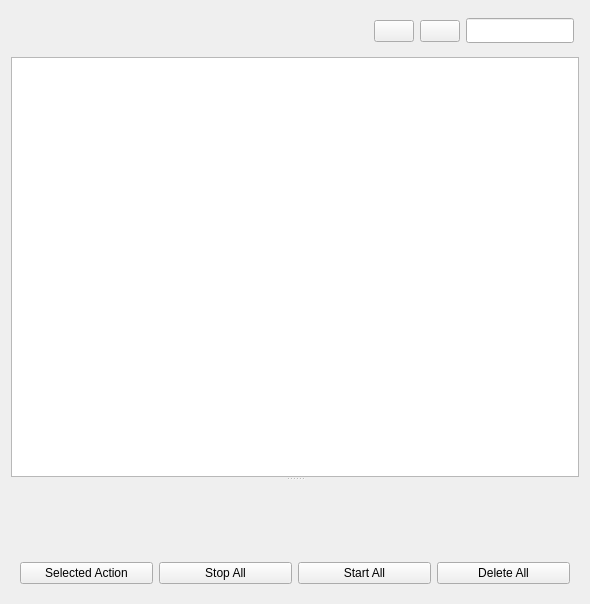
<?xml version="1.0" encoding="UTF-8"?>
<ui version="4.0">
 <class>DownloadWidget</class>
 <widget class="QWidget" name="DownloadWidget">
  <property name="geometry">
   <rect>
    <x>0</x>
    <y>0</y>
    <width>590</width>
    <height>604</height>
   </rect>
  </property>
  <property name="windowTitle">
   <string>DownloadWidget</string>
  </property>
  <layout class="QVBoxLayout" name="verticalLayout">
   <item>
    <widget class="QWidget" name="NavigationWidget" native="true">
     <property name="sizePolicy">
      <sizepolicy hsizetype="Expanding" vsizetype="Fixed">
       <horstretch>0</horstretch>
       <verstretch>0</verstretch>
      </sizepolicy>
     </property>
     <property name="minimumSize">
      <size>
       <width>0</width>
       <height>40</height>
      </size>
     </property>
     <property name="maximumSize">
      <size>
       <width>16777215</width>
       <height>40</height>
      </size>
     </property>
     <layout class="QHBoxLayout" name="horizontalLayout_4">
      <property name="leftMargin">
       <number>5</number>
      </property>
      <property name="topMargin">
       <number>5</number>
      </property>
      <property name="rightMargin">
       <number>5</number>
      </property>
      <property name="bottomMargin">
       <number>5</number>
      </property>
      <item>
       <widget class="Vanilla::ToggleButton" name="horizonNavigation" native="true">
        <property name="minimumSize">
         <size>
          <width>0</width>
          <height>0</height>
         </size>
        </property>
       </widget>
      </item>
      <item>
       <spacer name="horizontalSpacer">
        <property name="orientation">
         <enum>Qt::Horizontal</enum>
        </property>
        <property name="sizeHint" stdset="0">
         <size>
          <width>0</width>
          <height>0</height>
         </size>
        </property>
       </spacer>
      </item>
      <item>
       <widget class="QPushButton" name="btnFilter">
        <property name="text">
         <string/>
        </property>
        <property name="icon">
            <iconset theme=":/icon/filter.svg"/>
        </property>
        <property name="_vanillaStyle_Patch" stdset="0">
         <string>CleanButtonPatch</string>
        </property>
       </widget>
      </item>
      <item>
       <widget class="QPushButton" name="btnSort">
        <property name="layoutDirection">
         <enum>Qt::RightToLeft</enum>
        </property>
        <property name="text">
         <string/>
        </property>
        <property name="icon">
            <iconset theme=":/icon/sort.svg"/>
        </property>
        <property name="_vanillaStyle_Patch" stdset="0">
         <string notr="true">CleanButtonPatch</string>
        </property>
       </widget>
      </item>
      <item>
       <widget class="::SearchLineEdit" name="lineEditSearch">
        <property name="sizePolicy">
         <sizepolicy hsizetype="Fixed" vsizetype="Fixed">
          <horstretch>0</horstretch>
          <verstretch>0</verstretch>
         </sizepolicy>
        </property>
        <property name="minimumSize">
         <size>
          <width>100</width>
          <height>25</height>
         </size>
        </property>
        <property name="maximumSize">
         <size>
          <width>16777215</width>
          <height>25</height>
         </size>
        </property>
       </widget>
      </item>
     </layout>
    </widget>
   </item>
   <item>
    <widget class="QStackedWidget" name="stackedWidget">
     <property name="sizePolicy">
      <sizepolicy hsizetype="Expanding" vsizetype="Expanding">
       <horstretch>0</horstretch>
       <verstretch>0</verstretch>
      </sizepolicy>
     </property>
     <property name="currentIndex">
      <number>0</number>
     </property>
     <widget class="QWidget" name="widgetDownloading">
      <layout class="QVBoxLayout" name="downloadingLayout">
       <property name="leftMargin">
        <number>0</number>
       </property>
       <property name="topMargin">
        <number>0</number>
       </property>
       <property name="rightMargin">
        <number>0</number>
       </property>
       <property name="bottomMargin">
        <number>0</number>
       </property>
       <item>
        <widget class="QSplitter" name="downloadSplitter">
         <property name="orientation">
          <enum>Qt::Vertical</enum>
         </property>
         <widget class="::DownloadingListWidget" name="downloadingListWidget"/>
         <widget class="::DownloadingInfoWidget" name="downloadingInfoWidget" native="true"/>
        </widget>
       </item>
       <item>
        <widget class="QWidget" name="downloadPageBtnGroup" native="true">
         <layout class="QHBoxLayout" name="horizontalLayout">
          <item>
           <widget class="QPushButton" name="btnSelectionAciton">
            <property name="text">
             <string>Selected Action</string>
            </property>
           </widget>
          </item>
          <item>
           <widget class="QPushButton" name="btnStopAll">
            <property name="text">
             <string>Stop All</string>
            </property>
           </widget>
          </item>
          <item>
           <widget class="QPushButton" name="btnStartAll">
            <property name="text">
             <string>Start All</string>
            </property>
           </widget>
          </item>
          <item>
           <widget class="QPushButton" name="btnDeleteAll">
            <property name="text">
             <string>Delete All</string>
            </property>
           </widget>
          </item>
         </layout>
        </widget>
       </item>
      </layout>
     </widget>
     <widget class="QWidget" name="widgetDownloaded">
      <layout class="QVBoxLayout" name="downloadedLayout">
       <property name="leftMargin">
        <number>0</number>
       </property>
       <property name="topMargin">
        <number>0</number>
       </property>
       <property name="rightMargin">
        <number>0</number>
       </property>
       <property name="bottomMargin">
        <number>0</number>
       </property>
       <item>
        <widget class="QSplitter" name="downloadedSplitter">
         <property name="orientation">
          <enum>Qt::Vertical</enum>
         </property>
         <widget class="::DownloadedListWidget" name="downloadedListWidget"/>
         <widget class="::DownloadedInfoWidget" name="downloadedInfoWidget" native="true"/>
        </widget>
       </item>
       <item>
        <widget class="QWidget" name="DownloadedBtnGroup" native="true">
         <layout class="QHBoxLayout" name="horizontalLayout_2">
          <property name="leftMargin">
           <number>0</number>
          </property>
          <property name="topMargin">
           <number>0</number>
          </property>
          <property name="rightMargin">
           <number>0</number>
          </property>
          <property name="bottomMargin">
           <number>0</number>
          </property>
          <item>
           <widget class="QPushButton" name="btnClearAll">
            <property name="text">
             <string>Clear All</string>
            </property>
           </widget>
          </item>
          <item>
           <widget class="QPushButton" name="btnRedownload">
            <property name="text">
             <string>Reloaded All</string>
            </property>
           </widget>
          </item>
          <item>
           <widget class="QPushButton" name="btnScaned">
            <property name="text">
             <string>Scan</string>
            </property>
           </widget>
          </item>
         </layout>
        </widget>
       </item>
      </layout>
     </widget>
    </widget>
   </item>
  </layout>
 </widget>
 <customwidgets>
  <customwidget>
   <class>Vanilla::ToggleButton</class>
   <extends>QWidget</extends>
   <header>VanillaStyle/Widgets/ToggleButton.h</header>
   <container>1</container>
  </customwidget>
  <customwidget>
   <class>::SearchLineEdit</class>
   <extends>QLineEdit</extends>
   <header>SUI/SearchLineEdit.h</header>
  </customwidget>
  <customwidget>
   <class>::DownloadingListWidget</class>
   <extends>QListWidget</extends>
   <header>ClientUi/Download/DownloadingListWidget.h</header>
   <container>1</container>
  </customwidget>
  <customwidget>
   <class>::DownloadedListWidget</class>
   <extends>QListWidget</extends>
   <header>ClientUi/Download/DownloadedListWidget.h</header>
  </customwidget>
  <customwidget>
   <class>::DownloadingInfoWidget</class>
   <extends>QWidget</extends>
   <header>ClientUi/Download/DownloadingInfoWidget.h</header>
   <container>1</container>
  </customwidget>
  <customwidget>
   <class>::DownloadedInfoWidget</class>
   <extends>QWidget</extends>
   <header>ClientUi/Download/DownloadedInfoWidget.h</header>
   <container>1</container>
  </customwidget>
 </customwidgets>
 <connections/>
</ui>
